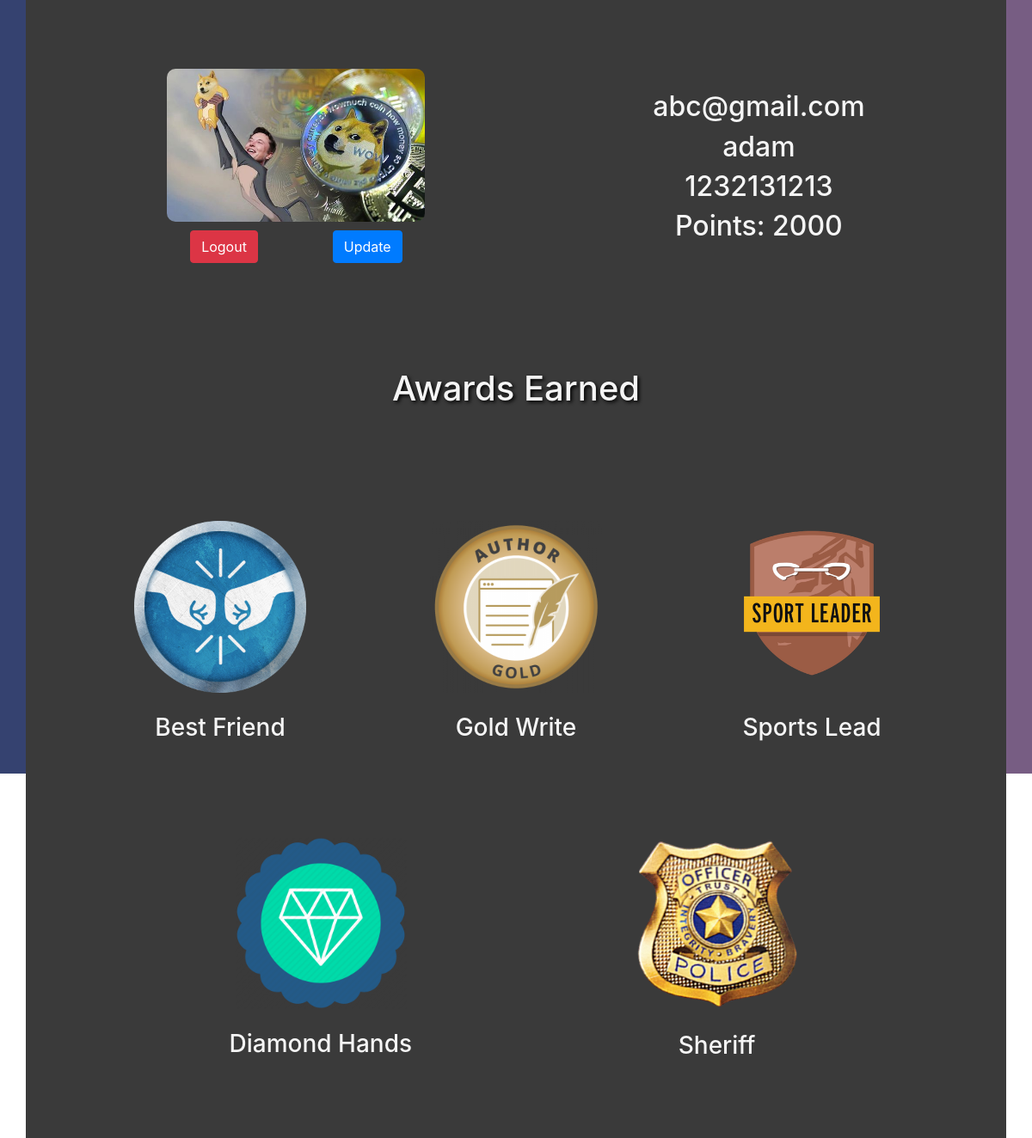
The page / (signed in) on the database its author committed.
### users/models.py (models this page shows, shortened)
class Profile(models.Model):
    user = models.OneToOneField(User, on_delete=models.CASCADE)
    name = models.CharField(max_length=30, blank=True)
    phone = models.CharField(max_length=10, blank=True)
    location = models.CharField(max_length=254, blank=True)
    createdAt = models.DateTimeField(auto_now_add=True)
    updatedAt = models.DateTimeField(auto_now=True)
    picture = models.ImageField(upload_to="profile_images")
    awards = models.ManyToManyField("users.Award")

class User(AbstractBaseUser):
    email = models.EmailField(unique = True, max_length=254)
    is_admin = models.BooleanField(default=False)
    is_superuser = models.BooleanField(default=False)
    is_staff = models.BooleanField(default=False)
    is_active = models.BooleanField(default=True)
    USERNAME_FIELD = 'email'
    REQUIRED_FIELDS = []
    objects = UserManager()

class Award(models.Model):
    title = models.CharField(max_length=50)
    points = models.IntegerField()
    cretedAt = models.DateTimeField(auto_now_add=True)
    updatedAt = models.DateTimeField(auto_now=True)
    description = models.CharField(max_length=255, null = True)
    image = models.ImageField(upload_to="awards", null = True)

### users/views.py (the view)
# urls.py: path('', views.profile, name = "home"),
@login_required
def profile(request):
    profile = Profile.objects.get(user = request.user)
    points = 0
    for i in profile.awards.all():
        points += i.points
    context = {
        'profile': profile,
        'awards': profile.awards.all(),
        'points': points
    }
    return render(request, "users/profile.html", context)

### users/templates/users/profile.html
{% extends 'users/base.html' %}
{% block content %}
<div class="whole" style = "background: rgb(53,66,112);
background: linear-gradient(90deg, rgba(53,66,112,1) 21%, rgba(119,93,131,1) 57%);color: whitesmoke;height: 900px;">
<div class="container" style="display:flex; justify-content: space-around;flex-wrap: wrap; background-color: rgb(58, 58, 58);padding: 2em;">
    <div class="left" style="margin: 3em;">
        <div class="image">
            {% if profile.picture %}
                <img src="{{profile.picture.url}}" alt="Image Not found" style = "height: auto; width: 300px; margin: auto;border-radius: 10px;"> <br>
            {% endif %}
        </div>
        <div class="buttons" style = "display: flex; justify-content: space-around;">
            <a href="{% url 'logout' %}"> <button class="btn btn-danger" style="margin: 10px;"> Logout </button> </a> <br>
            <a href="{% url 'profile_update' %}"><button class = "btn btn-primary" style="margin: 10px;">Update</button></a>
        </div>
    </div>
    <div class="right" style="margin: 3em;display: flex;align-items: center;">
        <div class="fields" style="display: flex; flex-direction: column; justify-content: space-around; align-items: center;">
            <h2>{{profile.user.email}}</h2>
            <h2>{{profile.name}}</h2>
            <h2>{{profile.phone}} </h2>
            <h2>Points: {{points}}</h2>
        </div>
    </div>
</div>
<div class="container" style="display: flex; flex-direction: column; justify-content: space-evenly;background-color: rgb(58, 58, 58);padding: 2em;">
    <h1 style = "text-align: center;text-shadow: 2px 2px 4px #000000;margin-bottom: 2em;">Awards Earned</h1>
    <div class="awards" style = "display: flex; flex-direction: row; justify-content: space-evenly;flex-wrap: wrap; align-items: center;">
        {% for award in awards %}
            <div class="award" style = "display: flex; flex-direction: column; justify-content: center; align-items: center;margin: 50px;">
                {% if award.image %}
                    <img src="{{award.image.url}}" alt="Image Not found" style = "height: auto; width: 200px; margin: auto;"> <br>
                {% endif %}
                <h3>{{award.title}}</h3>
            </div>
        {% endfor %}
    </div>
</div>
</div>
{% endblock content %}

### users/templates/users/base.html (shortened to what this page needs)
{% load static %}
<!DOCTYPE html>
<html>
    <head>
        <link rel="stylesheet" href="https://maxcdn.bootstrapcdn.com/bootstrap/4.0.0/css/bootstrap.min.css">
    </head>
    <body>
        {% block content %} {% endblock content %}
    </body>
</html>

### rows shown on the page
Profile: picture (picture), user.email "abc@gmail.com", name "adam", phone "1232131213"
Award: image (picture), title "Best Friend"
Award: image (picture), title "Gold Write"
Award: image (picture), title "Sports Lead"
Award: image (picture), title "Diamond Hands"
Award: image (picture), title "Sheriff"

### other values the page prints
{{ points }} "2000"
